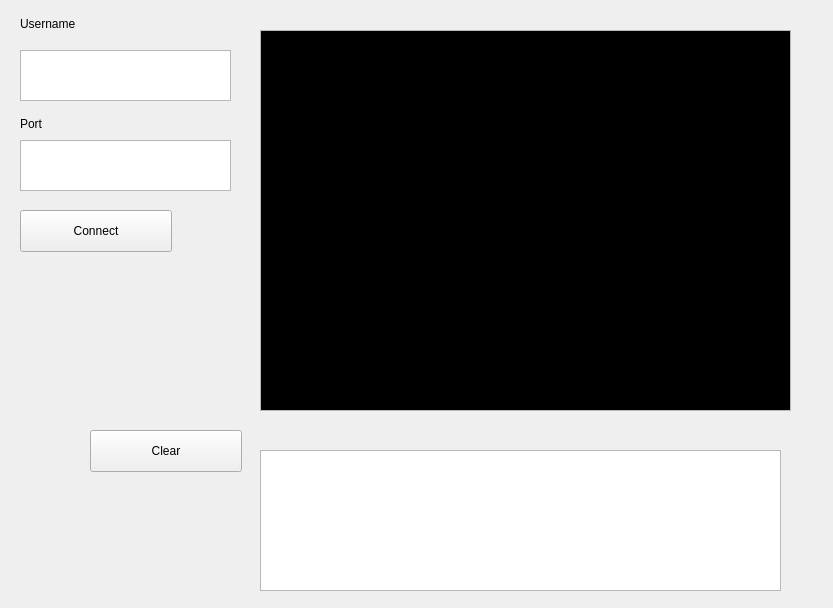
<?xml version="1.0" encoding="UTF-8"?>
<ui version="4.0">
 <class>Widget</class>
 <widget class="QWidget" name="Widget">
  <property name="geometry">
   <rect>
    <x>0</x>
    <y>0</y>
    <width>833</width>
    <height>608</height>
   </rect>
  </property>
  <property name="windowTitle">
   <string>Chat_Simulator_9000</string>
  </property>
  <property name="windowIcon">
   <iconset>
    <normaloff>../Downloads/misc/ohmyohmygoodness.jpg</normaloff>../Downloads/misc/ohmyohmygoodness.jpg</iconset>
  </property>
  <property name="windowOpacity">
   <double>0.980000000000000</double>
  </property>
  <property name="autoFillBackground">
   <bool>true</bool>
  </property>
  <widget class="QPushButton" name="clear_chat">
   <property name="geometry">
    <rect>
     <x>90</x>
     <y>430</y>
     <width>152</width>
     <height>42</height>
    </rect>
   </property>
   <property name="text">
    <string>Clear</string>
   </property>
  </widget>
  <widget class="QPlainTextEdit" name="Port_location">
   <property name="geometry">
    <rect>
     <x>20</x>
     <y>140</y>
     <width>211</width>
     <height>51</height>
    </rect>
   </property>
  </widget>
  <widget class="QLabel" name="label">
   <property name="geometry">
    <rect>
     <x>20</x>
     <y>10</y>
     <width>191</width>
     <height>28</height>
    </rect>
   </property>
   <property name="text">
    <string>Username</string>
   </property>
  </widget>
  <widget class="QLabel" name="label_2">
   <property name="geometry">
    <rect>
     <x>20</x>
     <y>110</y>
     <width>191</width>
     <height>28</height>
    </rect>
   </property>
   <property name="text">
    <string>Port</string>
   </property>
  </widget>
  <widget class="QPushButton" name="Set_button">
   <property name="geometry">
    <rect>
     <x>20</x>
     <y>210</y>
     <width>152</width>
     <height>42</height>
    </rect>
   </property>
   <property name="text">
    <string>Connect</string>
   </property>
  </widget>
  <widget class="QTextEdit" name="Chat_reader">
   <property name="geometry">
    <rect>
     <x>260</x>
     <y>30</y>
     <width>531</width>
     <height>381</height>
    </rect>
   </property>
   <property name="palette">
    <palette>
     <active>
      <colorrole role="WindowText">
       <brush brushstyle="SolidPattern">
        <color alpha="255">
         <red>0</red>
         <green>170</green>
         <blue>0</blue>
        </color>
       </brush>
      </colorrole>
      <colorrole role="Text">
       <brush brushstyle="SolidPattern">
        <color alpha="255">
         <red>0</red>
         <green>170</green>
         <blue>0</blue>
        </color>
       </brush>
      </colorrole>
      <colorrole role="Base">
       <brush brushstyle="SolidPattern">
        <color alpha="255">
         <red>0</red>
         <green>0</green>
         <blue>0</blue>
        </color>
       </brush>
      </colorrole>
     </active>
     <inactive>
      <colorrole role="WindowText">
       <brush brushstyle="SolidPattern">
        <color alpha="255">
         <red>0</red>
         <green>170</green>
         <blue>0</blue>
        </color>
       </brush>
      </colorrole>
      <colorrole role="Text">
       <brush brushstyle="SolidPattern">
        <color alpha="255">
         <red>0</red>
         <green>170</green>
         <blue>0</blue>
        </color>
       </brush>
      </colorrole>
      <colorrole role="Base">
       <brush brushstyle="SolidPattern">
        <color alpha="255">
         <red>0</red>
         <green>0</green>
         <blue>0</blue>
        </color>
       </brush>
      </colorrole>
     </inactive>
     <disabled>
      <colorrole role="WindowText">
       <brush brushstyle="SolidPattern">
        <color alpha="255">
         <red>190</red>
         <green>190</green>
         <blue>190</blue>
        </color>
       </brush>
      </colorrole>
      <colorrole role="Text">
       <brush brushstyle="SolidPattern">
        <color alpha="255">
         <red>190</red>
         <green>190</green>
         <blue>190</blue>
        </color>
       </brush>
      </colorrole>
      <colorrole role="Base">
       <brush brushstyle="SolidPattern">
        <color alpha="255">
         <red>239</red>
         <green>235</green>
         <blue>231</blue>
        </color>
       </brush>
      </colorrole>
     </disabled>
    </palette>
   </property>
   <property name="font">
    <font>
     <family>Nimbus Mono L</family>
     <italic>false</italic>
    </font>
   </property>
   <property name="inputMethodHints">
    <set>Qt::ImhNone</set>
   </property>
  </widget>
  <widget class="QTextEdit" name="Chat_name">
   <property name="geometry">
    <rect>
     <x>20</x>
     <y>50</y>
     <width>211</width>
     <height>51</height>
    </rect>
   </property>
  </widget>
  <widget class="QTextEdit" name="chat_input">
   <property name="geometry">
    <rect>
     <x>260</x>
     <y>450</y>
     <width>521</width>
     <height>141</height>
    </rect>
   </property>
  </widget>
 </widget>
 <layoutdefault spacing="6" margin="11"/>
 <resources/>
 <connections/>
</ui>
